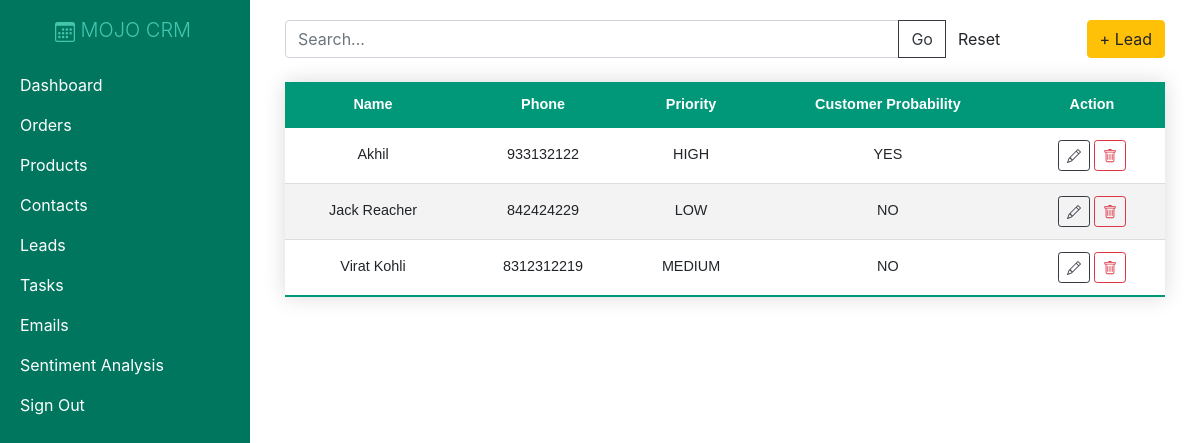
The app's page /leads/ (signed in) with its own data.
### crm/models.py (models this page shows, shortened)
class Lead(models.Model):
    name = models.CharField(max_length=200, null=True)
    phone = models.CharField(max_length=200, null=True)
    cust_probability = models.CharField(max_length=100, null=True, choices=(
        ('YES', 'YES'),
        ('NO', 'NO'),
    ))
    priority = models.CharField(max_length=200, null=True, choices=(
        ('HIGH', 'HIGH'),
        ('MEDIUM', 'MEDIUM'),
        ('LOW', 'LOW'),
    ))

### crm/views.py (the view)
# urls.py: path('leads/', views.leads, name="leads"),
@login_required()
def leads(request):
    leads = Lead.objects.all()
    return render(request, 'crm/leads.html', {'leads': leads})

### crm/templates/crm/leads.html (shortened to what this page needs)
{% extends 'crm/main.html' %}
{% block content %}
<div class="row">
  <div class="col-10">
    <form action="{% url 'leads' %}" method="GET">
      <div class="input-group">
        <input type="text" class="form-control" name="search" id="id_search" placeholder="Search...">
        <div class="input-group-append">
          <input class="btn btn-outline-dark" type="submit" value="Go" />
          <a class="btn" href="{% url 'leads' %}" type="button">Reset</a>
        </div>
      </div>
    </form>
  </div>
  <div class="col  d-flex justify-content-end">
    <a class="btn btn-warning" href="{% url 'create_lead' %}">+ Lead</a>
  </div>
<div class="container w-100 d-flex justify-content-center mt-4">
  <table class="my-table w-100 text-center">
    <thead>
      <tr class="text-center">
        <th scope="col">Name</th>
        <th scope="col">Phone</th>
        <th scope="col">Priority</th>
        <th scope="col">Customer Probability</th>
          <th scope="col">Action</th>
      </tr>
    </thead>
    <tbody>
      {% for l in leads %}
      <tr>
        <td>{{ l.name }}</td>
        <td>{{ l.phone }}</td>
        <td>{{ l.priority }}</td>
          <td>{{ l.cust_probability }}</td>
        <td>
          <a class="btn btn-sm btn-outline-dark" href="{% url 'update_lead' l.id %}"></a>
          <a class="btn btn-sm btn-outline-danger" href="{% url 'delete_lead' l.id %}"></a>
        </td>
      </tr>
      {% endfor %}
    </tbody>
  </table>
</div>
{% endblock content %}

### static/css/main.css (style rules this page uses)
.my-table { border-collapse: collapse; font-size: 0.9em; font-family: sans-serif; min-width: 400px; box-shadow: 0 0 20px rgba(0, 0, 0, 0.15); }
.my-table thead tr { background-color: #009879; color: #ffffff; text-align: left; }
.my-table th, .my-table td { padding: 12px 15px; }
.my-table tbody tr { border-bottom: 1px solid #dddddd; }
.my-table tbody tr:nth-of-type(even) { background-color: #f3f3f3; }
.my-table tbody tr:last-of-type { border-bottom: 2px solid #009879; }

### records on screen
Lead: name "Akhil", phone "933132122", priority "HIGH", cust_probability "YES"
Lead: name "Jack Reacher", phone "842424229", priority "LOW", cust_probability "NO"
Lead: name "Virat Kohli", phone "8312312219", priority "MEDIUM", cust_probability "NO"
